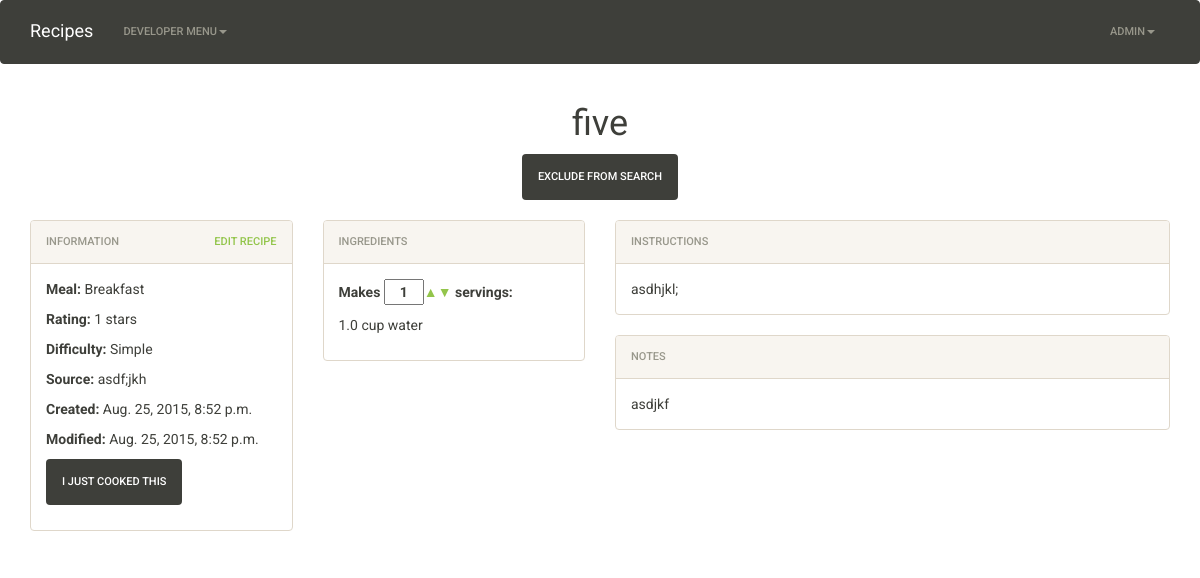
The page /recipe/17/ (signed in) on the database as committed earlier.
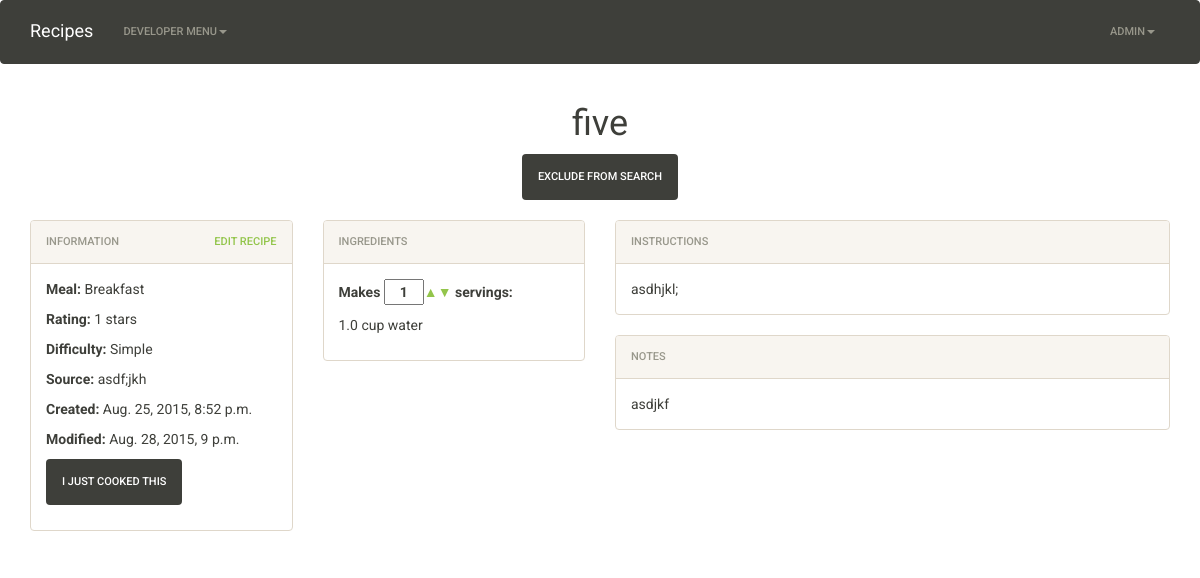
The same page on the database as committed later.
### main/models.py (models this page shows, shortened)
class Recipe(models.Model):
    RATING_CHOICES = (
        (0, 0),
        (1, 1),
        (2, 2),
        (3, 3),
        (4, 4),
        (5, 5),
    )
    DIFFICULTY_CHOICES = (
        (0, ''),
        (1, 'Simple'),
        (2, 'Intermediate'),
        (3, 'Challenging'),
    )
    MEAL_CHOICES = (
        (0, ''),
        (1, 'Breakfast'),
        (2, 'Lunch'),
        (3, 'Dinner'),
        (4, 'Snack'),
        (5, 'Dessert'),
    )
    created = models.DateTimeField(auto_now_add=True)
    modified = models.DateTimeField(auto_now=True)
    creator = models.ForeignKey(User)
    name = models.CharField(max_length=255)
    instructions = MarkupField(markup_type='markdown', null=True, blank=True)
    notes = MarkupField(markup_type='markdown', null=True, blank=True)
    source = models.TextField(null=True, blank=True)
    rating = models.IntegerField(choices=RATING_CHOICES, default=0)
    difficulty = models.IntegerField(choices=DIFFICULTY_CHOICES, default=0)
    meal = models.IntegerField(choices=MEAL_CHOICES, default=0)
    servings = models.IntegerField()
    exclude_from_search = models.BooleanField(default=False)

### main/views.py (the view, shortened to what this page needs)
class RecipeDetails(View):
    def get(self, request, id):
        recipe = get_object_or_404(Recipe, pk=id)
        context = {}
        context['recipe'] = recipe
        return render(request, 'main/recipe_details.html', context)

### main/templates/main/recipe_details.html (shortened to what the changed rows need)
{% extends "main/base.html" %}
{% load staticfiles %}
{% block css %}
    <link rel="stylesheet" href="{% static 'main/css/recipe_details.css' %}">
{% endblock css %}
{% block content %}
    <div class="row">
        <div class="col-xs-12">
           <h1 class="text-center">{{recipe.name}}</h1>
        </div>
    </div>
    <br>
    <div class="row">
        <div class="col-lg-3">
            <div class="panel panel-default">
                <div class="panel-body">
                    <div class="row">
                        <div class="col-lg-12 col-md-4 col-sm-4">
                            <p><strong>Meal:</strong> {{ recipe.get_meal_display }}</p>
                            <p><strong>Rating:</strong> {{ recipe.rating }} stars</p>
                            <p><strong>Difficulty:</strong> {{ recipe.get_difficulty_display }}</p>
                        </div>
                        <div class="col-lg-12 col-md-4 col-sm-4">
                            <p><strong>Source:</strong> {{ recipe.source }}</p>
                            <p><strong>Created:</strong> {{ recipe.created }}</p>
                            <p><strong>Modified:</strong> {{ recipe.modified }}</p>
                        </div>
                    </div>
                </div>
            </div>
        </div>
        <div class="col-md-3 col-sm-6">
            <div class="panel panel-default">
                <div class="panel-body">
                    <div class="row">
                        <div class="col-sm-12">
                            <p><strong>Makes <input id="scale-servings" type="text" value="{{ recipe.servings }}"> servings:</strong></p>
                        </div>
                    </div>
                </div>
            </div>
        </div>
        <div class="col-md-6 col-sm-6">
            <div class="panel panel-default">
                <div class="panel-heading">
                    <span>Instructions</span>
                </div>
                <div class="panel-body">
                    {{ recipe.instructions }}
                </div>
            </div>
        </div>
        <div class="col-lg-6 col-md-3 col-sm-12">
            <div class="row">
                <div class="col-sm-12">
                    <div class="panel panel-default">
                        <div class="panel-heading">
                            <span>Notes</span>
                        </div>
                        <div class="panel-body">
                            {{ recipe.notes }}
                        </div>
                    </div>
                </div>
            </div>
        </div>
    </div>
{% endblock content %}

Rows that differ between the two databases and show on the page:
changed Recipe "five": modified "Aug. 25, 2015, 8:52 p.m." → "Aug. 28, 2015, 9 p.m."
